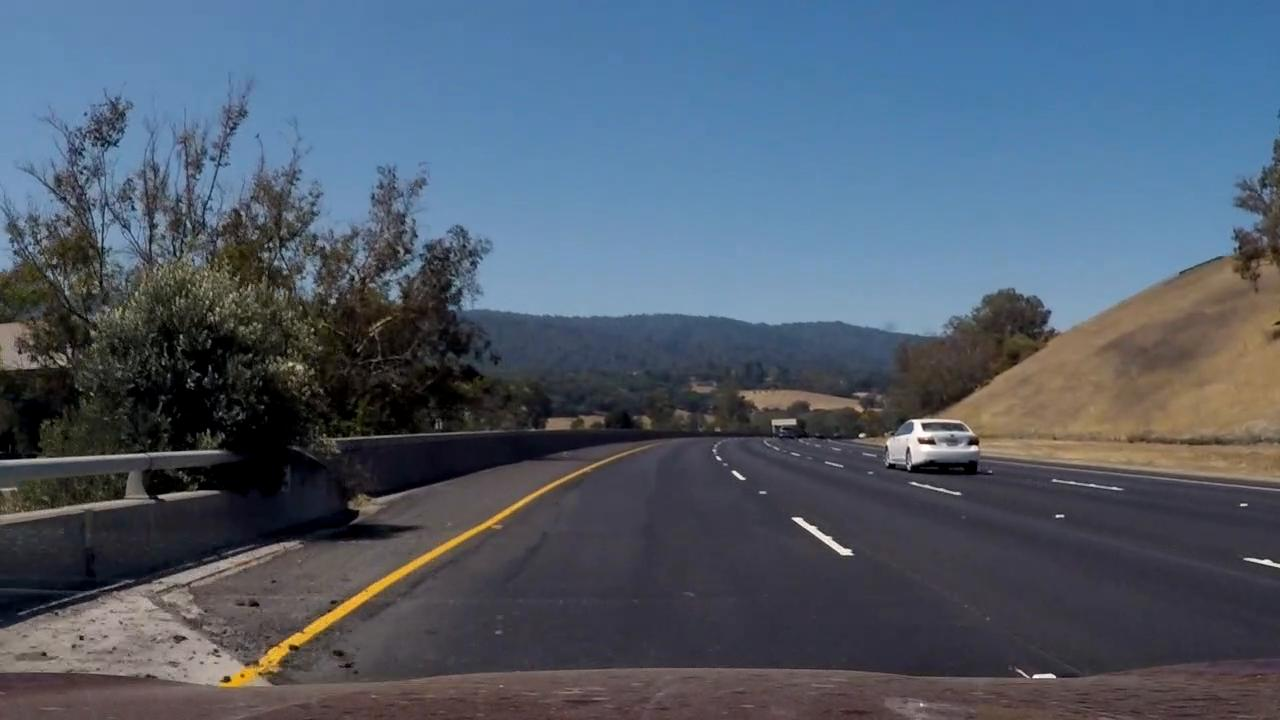
#> input picture hard3/outfile617.jpg, 1280 x 720 px
$ jupyter execute --allow-errors calibrate.ipynb   (shell and % lines are left out)   (older library calls are emulated)
#> lines starting #> are read from the running program, lines starting #| are printed output that depends on the picture; after the words box and inside, x2 and y2 are one past the last pixel; in counts of white or black regions, pixels touching at a corner belong together
---
# Advanced Lane Finding

Udacity - Self-Driving Car NanoDegree

In this project, an advanced lane detection algorithm was impelemented. Below an overview of the pipeline and relevant results are presented. The ipython file with the corresponding code is the calibrate.py

## Pipeline

1. Camera calibration and distortion matrix calculation
2. For a given image do
3. Unistort image
4. Transform image street perpective
5. Apply sobel, color and s-channel filtering
6. Slice the image and create histograms of lane points per slice
7. Smooth the histograms and extract local maximum points
8. If two maximum's are found, one on the left and one on the right, fit a polygonal on each side
9. Calculate curvature per polynomial
10. Filter polynomials if curvatures do not match
11. Invert project lanes to original image space

### Basic imports

[cell 1]
import imageio
import pickle
import cv2
import numpy as np
import matplotlib.pyplot as plt
import matplotlib.image as mpimg
from PIL import Image
import glob
from scipy import signal
from scipy.signal import find_peaks_cwt
from scipy.signal import argrelextrema
from moviepy.editor import VideoFileClip
import scipy.misc
import matplotlib.gridspec as gridspec
from scipy.spatial import distance

## 1. Apply distortion-correction to raw image.

### Load calibration images

I load all calibration images to the array: image_list

[cell 2]

nx = 9
ny = 6

image_list = []
for filename in glob.glob('camera_cal/*.jpg'):
    image_list.append(cv2.imread(filename))

print('Done!')

### Calibrate to generate coefficients

First I convert the images to grayscale and then apply the findChessboardCorners to get all corners. The calibrateCamera method of opencv eventually generates the camera matrix and coefficients.

[cell 3]
objpoints = []
imgpoints = []

objp = np.zeros((nx * ny, 3), np.float32)
objp[:,:2] = np.mgrid[0:nx, 0:ny].T.reshape(-1,2)

for image in image_list:
    gray = cv2.cvtColor(image, cv2.COLOR_BGR2GRAY)
    ret, corners = cv2.findChessboardCorners(gray, (nx, ny), None)
    if ret:
        imgpoints.append(corners)
        objpoints.append(objp)

#> (the rest of this cell did not finish here and is left out)

### The undistort method

The cv2.undistort method can undistort an image given the camera matrix and coefficients

[cell 4]
def undistort(img):
    img_undistorted = cv2.undistort(img, camera_matrix, dist_coefs, None, camera_matrix)
    return img_undistorted

### Load and display a test image

The undistort seems to work fine since the image on the right has been corrected to contain straight lines

#> (a cell that did not finish here is left out)

An example of undistortion on an image collected while driving

[cell 6]
image = cv2.imread('./hard3/outfile617.jpg')
#> image is the input picture: shape (720, 1280, 3); mean B, G, R 107.3, 91.8, 79.8
image = cv2.cvtColor(image, cv2.COLOR_BGR2RGB)
gs = gridspec.GridSpec(1, 2, width_ratios=[30, 30])

f = plt.figure(figsize=(10, 8))
f1 = plt.subplot(gs[0])
f1.imshow(image)
f1.set_title('Original image')

f2 = plt.subplot(gs[1])
#> (the rest of this cell did not finish here and is left out)

## 2. Describe how (and identify where in your code) you used color transforms, gradients or other methods to create a thresholded binary image. Provide an example of a binary image result.

I used a combination of color, sobel x and s-channel filtering (from HLS) to generate a binary image (as shown below)

The formula used is: sobel_x AND rgb_filtering AND hls_s_channel

This indicates that a pixel is marked as possible lane if
 - the x gradient is TRUE and the s channel of HLS is inside the threshold

 OR

 - the RBG color is white or yellow


### Define methods for sobel_x filtering, HLS thresholding on s-channel and RGB filtering

[cell 7]
def apply_sobel_x(image, thresh_min=20, thresh_max=200):
    # Sobel x
    gray = cv2.cvtColor(image, cv2.COLOR_RGB2GRAY)

    sobelx = cv2.Sobel(gray, cv2.CV_64F, 1, 0)
    abs_sobelx = np.absolute(sobelx)
    scaled_sobel = np.uint8(255*abs_sobelx/np.max(abs_sobelx))

    # Apply a threshold
    sxbinary = np.zeros_like(scaled_sobel)
    sxbinary[(scaled_sobel >= thresh_min) & (scaled_sobel <= thresh_max)] = 1

    return sxbinary

def apply_hls_threshold(image):
    hls = cv2.cvtColor(image, cv2.COLOR_RGB2HLS)
    l_channel = hls[:,:,1]
    s_channel = hls[:,:,2]
    #plt.imshow(s_channel)
    s_binary = np.zeros_like(s_channel)
    s_binary[((s_channel >= 130) & (s_channel <= 240)) | ((l_channel >= 220) & (l_channel <= 255))] = 1
    #print(s_binary)

    return s_binary

def get_color_selection(image):
    hsv = cv2.cvtColor(image, cv2.COLOR_RGB2HSV)

    lower_yellow = np.array([0, 90, 90], dtype=np.uint8)
    upper_yellow = np.array([210,250,255], dtype=np.uint8)

    lower_white =np.array([170,170,170], dtype=np.uint8)
    upper_white = np.array([255,255,255], dtype=np.uint8)

    # Get the white pixels from the original image
    mask_white = cv2.inRange(image, lower_white, upper_white)

    # Get the yellow pixels from the HSV image
    mask_yellow = cv2.inRange(hsv, lower_yellow, upper_yellow)

    # Bitwise-OR white and yellow mask
    mask = cv2.bitwise_or(mask_white, mask_yellow)
    return mask

def threshold_image(image):

    binary_sobel = apply_sobel_x(image)
    binary_hls = apply_hls_threshold(image)
    binary_rbg = get_color_selection(image)

    # Combine all thresholds and filters
    combined_binary = np.zeros_like(binary_sobel)
    #combined_binary[:,:,0] = binary_sobel
    #combined_binary[:,:,1] = binary_hls
    #combined_binary[:,:,2] = binary_rbg
    combined_binary[((binary_sobel == 1) & (binary_hls == 1)) | (binary_rbg > 0) ] = 1

    return combined_binary

def merge_images(img1, img2):
    return cv2.addWeighted(img1, 0.4, img2, 0.6, 0)

The three filters and their combination:

#> (a cell that did not finish here is left out)

We can see that filtering preserves most of the lane pixels (as desired) plus additional pixels e.g. sky that will be ignored in later steps

## 3. Describe how (and identify where in your code) you performed a perspective transform and provide an example of a transformed image.

### Define transformation points

I use the following source and destination points found through experimentation:

| Source | 	Destination
| :- |-------------: | :-:
| 230,695 |	220, 720
| 578,458 |	220, 0
| 704,458 |	1060, 0
| 1065,695 | 1060, 720

I verify that my perspective transform is working as expected by drawing the src and dst points onto a test image

#> (a cell that did not finish here is left out)

### Define project and invert_project methods

To project to the street space and project back to the camera image space, I use the methods below

[cell 10]
def project(image):

    h = image.shape[0]
    w = image.shape[1]
    src = np.float32([[230,695],[578,458],[704,458],[1065,695]])
    dst = np.float32([[220,h],[220,0],[1060,0],[1060,h]])

    M = cv2.getPerspectiveTransform(src, dst)

    warped = cv2.warpPerspective(image, M, (w,h))
    return warped

def invert_project(image):

    h = image.shape[0]
    w = image.shape[1]
    src = np.float32([[230,695],[578,458],[704,458],[1065,695]])
    dst = np.float32([[220,h],[220,0],[1060,0],[1060,h]])

    M = cv2.getPerspectiveTransform(dst, src)

    warped = cv2.warpPerspective(image, M, (w,h))
    empty = np.zeros(warped.shape, dtype=np.uint8)
    final = np.dstack((warped, empty, empty))
    return final

### Example images for perspective transformation

[cell 11]
projected_image = project(image)
plt.figure(figsize=(8,8))
plot_image = np.concatenate((image, projected_image),axis=1)
plt.imshow(plot_image)

## 5. Describe how (and identify where in your code) you calculated the radius of curvature of the lane and the position of the vehicle with respect to center.

Two helper methods used to measure the curvature of a lane and the distance from the car to the lane

[cell 12]
ym_per_pix = 30/720 # meters per pixel in y dimension
xm_per_pix = 3.7/700 # meters per pixel in x dimension

def calculate_curvature(line) :
    return ((ym_per_pix**2 + xm_per_pix**2*(2*line[0]*720 + line[1])**2)**1.5)/(2*xm_per_pix*ym_per_pix*line[0])

def calculate_distance_to_lanes(left_lane, right_lane) :
    return (calculate_distance_to_lane(left_lane) + calculate_distance_to_lane(right_lane)) / 2.0

# [4 lines left out: function calculate_distance_to_lane, not called in this run]

## 4. Describe how (and identify where in your code) you identified lane-line pixels and fit their positions with a polynomial?

To identify lane pixels I am following this pipeline:

- Load a thresholded image (as described above)
- Split the image into vertical slices
- For each vertical slice
 - Create a histogram for pixel values
 - Smooth the histogram with a generalized Gaussian shape (method: signal.general_gaussian)
 - Calculate the relative extrema of data (method: argrelextrema)
 - Split extremas to left and right lanes based on their x value
 - If only one extrema is found on each side store them for later processing
 - If two are found, check if they are close (distance < threshold)
  - If they are close store their average for later processing
 - In other cases, ignore the points for this slice

The method is shown below

[cell 13]
def find_lane_points(image, visualize = False):
    height = image.shape[0]
    width = image.shape[1]
    window_size = 40
    left_lanes_x = []
    left_lanes_y = []
    right_lanes_x = []
    right_lanes_y = []


    gs = gridspec.GridSpec(int(height / window_size),1)
    if visualize:
        fig = plt.figure()


    for window_index in range(1,int(height / window_size)):
        window_lanes = image[window_index*window_size:(window_index+1)*window_size, :]

        histogram = np.sum(window_lanes, axis=0)

        window = signal.general_gaussian(49, p=3, sig=40)
        filtered = signal.fftconvolve(window, histogram)
        filtered = (np.average(histogram) / np.average(filtered)) * filtered
        histogram = np.roll(filtered, -25)

        if visualize:
            ax = fig.add_subplot(gs[window_index])
            ax.plot(histogram)

        indices = argrelextrema(histogram, np.greater)

        data_y_left = []
        data_x_left = []
        data_y_right = []
        data_x_right = []

        for i in indices[0]:
            if histogram[i] > 8:
                if i > 600:
                    data_x_right.append(i)
                    data_y_right.append(window_size*window_index)
                else:
                    data_x_left.append(i)
                    data_y_left.append(window_size*window_index)

        if len(data_x_left) == 1:
            left_lanes_x.append(data_x_left[0])
            left_lanes_y.append(data_y_left[0])
        if len(data_x_left) == 2:
            if distance.euclidean((data_x_left[0], data_y_left[0]),(data_x_left[1], data_y_left[1])) < 34:
                left_lanes_x.append(int((data_x_left[0]+data_x_left[1]) / 2))
                left_lanes_y.append(int((data_y_left[0]+data_y_left[1]) / 2))

        if len(data_x_right) == 1:
            right_lanes_x.append(data_x_right[0])
            right_lanes_y.append(data_y_right[0])
        if len(data_x_right) == 2:
            if distance.euclidean((data_x_right[0], data_y_right[0]),(data_x_right[1], data_y_right[1])) < 34:
                right_lanes_x.append(int((data_x_right[0]+data_x_right[1]) / 2))
                right_lanes_y.append(int((data_y_right[0]+data_y_right[1]) / 2))

    if visualize:
        plt.show()

    return left_lanes_x, left_lanes_y, right_lanes_x, right_lanes_y

### Example of detected lane points

[cell 14]
thresholded_image = threshold_image(projected_image)
#> in threshold_image, `binary_sobel = apply_sobel_x(image)`:
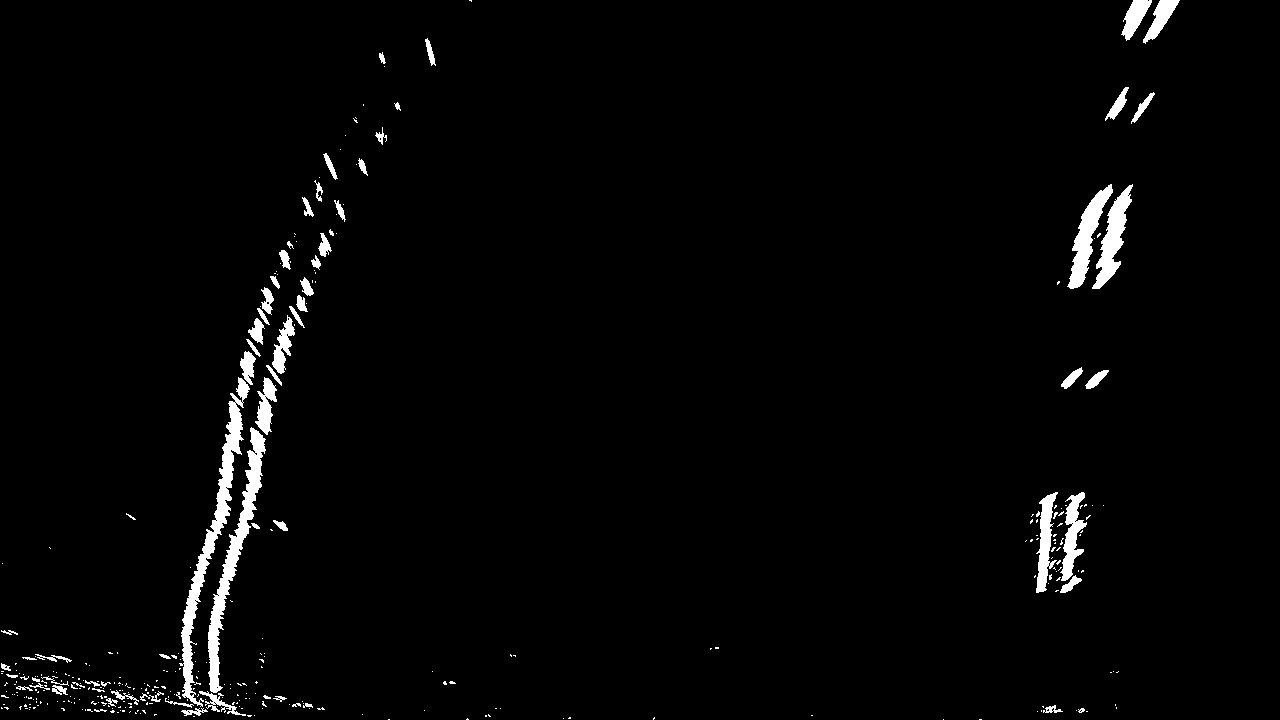
#> binary_sobel: shape (720, 1280); values 0 (black) and 1 (white), 2.3% white; 356 white regions (285 under 20 px), largest, box (x1, y1, x2, y2) and area: (179, 377, 250, 707) 3596, (208, 427, 266, 693) 3071, (1067, 184, 1113, 289) 1618
#> in apply_hls_threshold, `s_channel = hls[:,:,2]`:
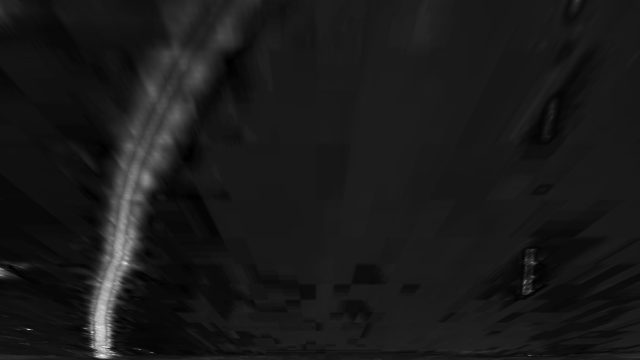
#> s_channel: shape (720, 1280) (shown at 1/2 size); min 0, max 255, mean 25.2
#> thresholded_image: shape (720, 1280); values 0 (black) and 1 (white), 4.4% white; 22 white regions (13 under 20 px), largest, box (x1, y1, x2, y2) and area: (175, 140, 378, 718) 33409, (1041, 496, 1077, 591) 2323, (1080, 194, 1120, 284) 1938

left_lanes_x, left_lanes_y, right_lanes_x, right_lanes_y = find_lane_points(thresholded_image, True)
#> after the loop in find_lane_points, `for window_index in range(1,int(height / window_size)):`: left_lanes_x = [342, 304, 291, 278, 225, 210, 202, 200, 204]; left_lanes_y = [80, 160, 240, 280, 520, 560, 600, 640, 680]; right_lanes_x = [1101, 1093, 1059, 1058, 1055]; right_lanes_y = [200, 240, 480, 520, 560]
#> in find_lane_points, `plt.show()`:
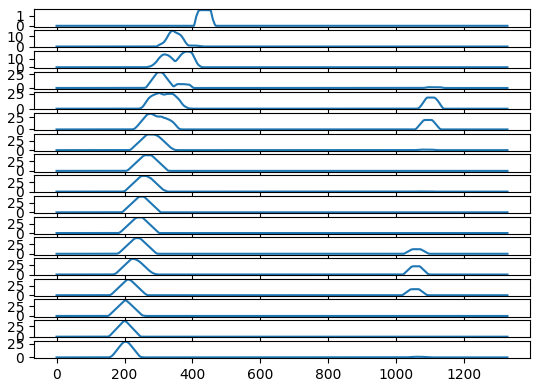
#> figure drawn by matplotlib, 17 panels; panel 1: curve peaks at x = 436, y = 1.57; panel 2: curve peaks at x = 342, y = 15.57; panel 3: curve peaks at x = 383, y = 18.37; panel 4: curve peaks at x = 304, y = 29.03
#> left_lanes_x = [342, 304, 291, 278, 225, 210, 202, 200, 204]; left_lanes_y = [80, 160, 240, 280, 520, 560, 600, 640, 680]; right_lanes_x = [1101, 1093, 1059, 1058, 1055]; right_lanes_y = [200, 240, 480, 520, 560]

[cell 15]
plt.plot(right_lanes_x, right_lanes_y, 'og')
plt.plot(left_lanes_x, left_lanes_y, 'oy')

plt.imshow(thresholded_image)
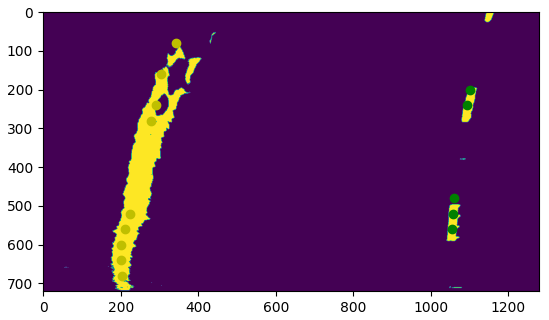
#> figure drawn by matplotlib, 1 panel

After receiving the points (yellow for left and green for right lane), I use the polyfit method for a last squares polynomial fit.

### Find lines method to fit polylines, export their detected points and return a layered image with left and right curvature

[cell 16]
def find_lines(image, left_lanes_x, left_lanes_y, right_lanes_x, right_lanes_y):
    #print(left_lanes_x)
    if len(left_lanes_x) < 3:
        return False, 0, 0, 0, 0, 0
    #print(right_lanes_x)
    if len(right_lanes_x) < 3:
        return False, 0, 0, 0, 0, 0

    overlay_lanes = np.copy(image)

    left_line = np.polyfit(left_lanes_y, left_lanes_x, deg=2)
    p = np.poly1d(left_line)
    x = list(range(0, image.shape[0]))
    y = list(map(int, p(x)))
    line1_pts = np.array([[_y,_x] for _x, _y in zip(x, y)])
    line1_pts = line1_pts.reshape((-1,1,2))
    cv2.polylines(overlay_lanes, np.int32([line1_pts]), False, color=(255,0,0), thickness=50)
    left_r = calculate_curvature(left_line)

    right_line = np.polyfit(right_lanes_y, right_lanes_x, deg=2)
    print(right_line)
    p = np.poly1d(right_line)
    x = list(range(0, image.shape[0]))
    y = list(map(int, p(x)))
    line2_pts = np.array([[_y,_x] for _x, _y in zip(x, y)])
    line2_pts = line2_pts.reshape((-1,1,2))
    cv2.polylines(overlay_lanes, np.int32([line2_pts]), False, color=(255,0,0), thickness=50)
    right_r = calculate_curvature(right_line)

    top_points = [line1_pts[-1], line2_pts[-1]]
    base_points = [line1_pts[0], line2_pts[0]]

    # Fill in the detected lane
    cv2.fillPoly(overlay_lanes, [np.concatenate((line2_pts, line1_pts, top_points, base_points))], color=(100,200,150))
    # [5 lines of commented-out code are left out]
    return True, overlay_lanes, left_r, right_r, left_line, right_line

#### Example

[cell 17]
success, overlay_lanes, left_r, right_r, l1, l2 = find_lines(thresholded_image, left_lanes_x, left_lanes_y, right_lanes_x, right_lanes_y)
#> in find_lines, `left_line = np.polyfit(left_lanes_y, left_lanes_x, deg=2)`: left_line = [0.000216, -0.401, 370.4]
#> in find_lines, `y = list(map(int, p(x)))`: y = 720 values, max 370 at index 0, min 194 at index 709, mean 263.1
#> in find_lines, `line1_pts = np.array([[_y,_x] for _x, _y in zip(x, y)])`: line1_pts = 720 pairs, first value 194 to 370, second value 0 to 719
#> in find_lines, `line1_pts = line1_pts.reshape((-1,1,2))`: line1_pts = 720 rows, first 8: [370, 0], [369, 1], [369, 2], [369, 3], [368, 4], [368, 5], [367, 6], [367, 7]
#> in find_lines, `left_r = calculate_curvature(left_line)`: left_r = 760.6
#> in find_lines, `right_line = np.polyfit(right_lanes_y, right_lanes_x, deg=2)`: right_line = [0.000261, -0.326, 1155.9]
#| [ 2.60847107e-04 -3.25619835e-01  1.15586942e+03]
#> in find_lines, `y = list(map(int, p(x)))`: y = 720 values, max 1155 at index 0, min 1054 at index 571, mean 1083.3
#> in find_lines, `line2_pts = np.array([[_y,_x] for _x, _y in zip(x, y)])`: line2_pts = 720 pairs, first value 1054 to 1155, second value 0 to 719
#> in find_lines, `line2_pts = line2_pts.reshape((-1,1,2))`: line2_pts = 720 rows, first 8: [1155, 0], [1155, 1], [1155, 2], [1154, 3], [1154, 4], [1154, 5], [1153, 6], [1153, 7]
#> in find_lines, `right_r = calculate_curvature(right_line)`: right_r = 629.6
#> in find_lines, `top_points = [line1_pts[-1], line2_pts[-1]]`: top_points = [[[194, 719]], [[1056, 719]]]
#> in find_lines, `base_points = [line1_pts[0], line2_pts[0]]`: base_points = [[[370, 0]], [[1155, 0]]]
#> in find_lines, `cv2.fillPoly(overlay_lanes, [np.concatenate((line2_pts, line1_pts, top..`:
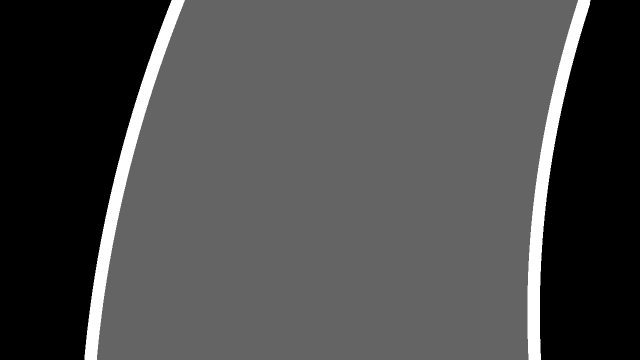
#> overlay_lanes: shape (720, 1280) (shown at 1/2 size); min 0, max 255, mean 74.3
#> success = True; left_r = 760.6; right_r = 629.6; l1 = [0.000216, -0.401, 370.4]; l2 = [0.000261, -0.326, 1155.9]

if success == False:
    print('success = '+str(success))
    print('Failed to extract lanes')
else:
    f, (f1, f2) = plt.subplots(1, 2)
    f1.imshow(project(image))
    f1.set_title('Projected image')
    f2.imshow(overlay_lanes)
    f2.set_title('Lane area')

## 6. Provide an example image of your result plotted back down onto the road such that the lane area is identified clearly.

[cell 18]
final = invert_project(overlay_lanes)
#print(overlay_lanes.shape)
#print(image.shape)
final_merged = merge_images(final, image)
#> in merge_images, `return cv2.addWeighted(img1, 0.4, img2, 0.6, 0)`:
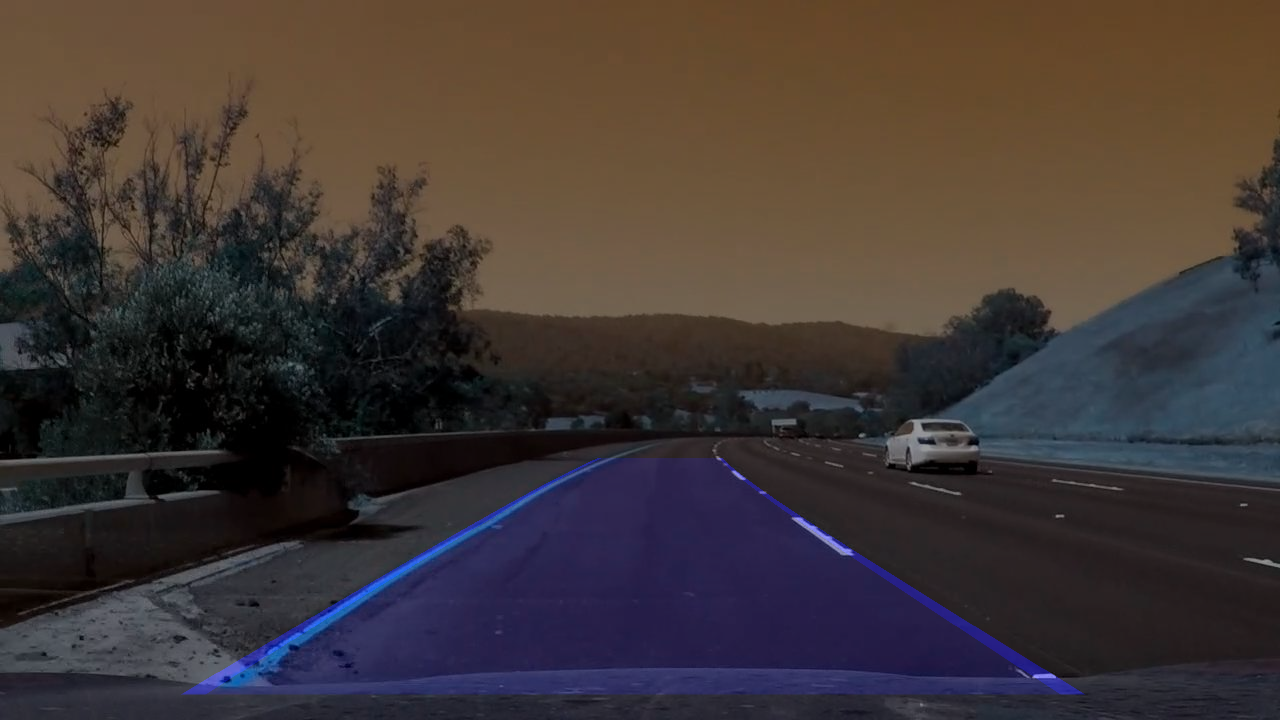
#> returned value: shape (720, 1280, 3); mean of channels 0, 1, 2 53.6, 55.1, 64.4; drawn as B, G, R
